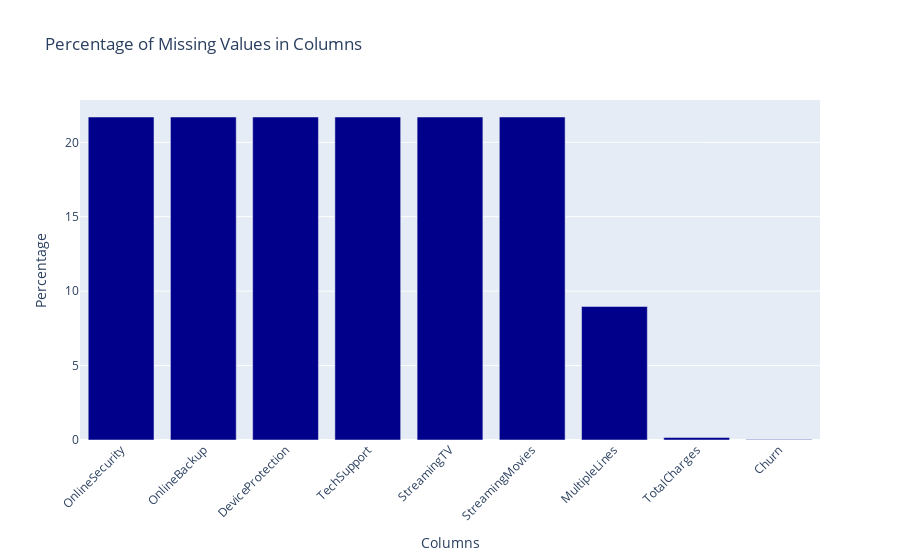

The cell this chart's notebook holds for it:
### Code cell
import pandas as pd
import plotly.graph_objects as go

# Assuming you have already loaded your dataset into a DataFrame named df_1
# df_1 = pd.read_excel("path_to_your_file.xlsx")

# Calculate the percentage of missing values for each column
columns_with_missing = df_1.isnull().mean() * 100

# Filter columns with missing values
columns_with_missing = columns_with_missing[columns_with_missing > 0]

# Sort the columns by the percentage of missing values
columns_with_missing = columns_with_missing.sort_values(ascending=False)

# Create the bar plot
fig = go.Figure()
fig.add_trace(go.Bar(x=columns_with_missing.index, y=columns_with_missing.values, marker=dict(color='darkblue')))

# Update layout
fig.update_layout(
    title='Percentage of Missing Values in Columns',
    xaxis_title='Columns',
    yaxis_title='Percentage',
    xaxis_tickangle=-45  # Rotate x-axis labels if they are too long
)

# Display the plot
fig.show()

### Figure 1 — Plotly figure (JSON) as saved in the notebook; plotly's stock layout.template omitted (floating-point values rounded to 4 significant figures)
{"data": [{"marker": {"color": "darkblue"}, "type": "bar", "x": ["OnlineSecurity", "OnlineBackup", "DeviceProtection", "TechSupport", "StreamingTV", "StreamingMovies", "MultipleLines", "TotalCharges", "Churn"], "y": [21.7, 21.7, 21.7, 21.7, 21.7, 21.7, 8.967, 0.1667, 0.03333]}], "layout": {"title": {"text": "Percentage of Missing Values in Columns"}, "xaxis": {"tickangle": -45, "title": {"text": "Columns"}}, "yaxis": {"title": {"text": "Percentage"}}}}
